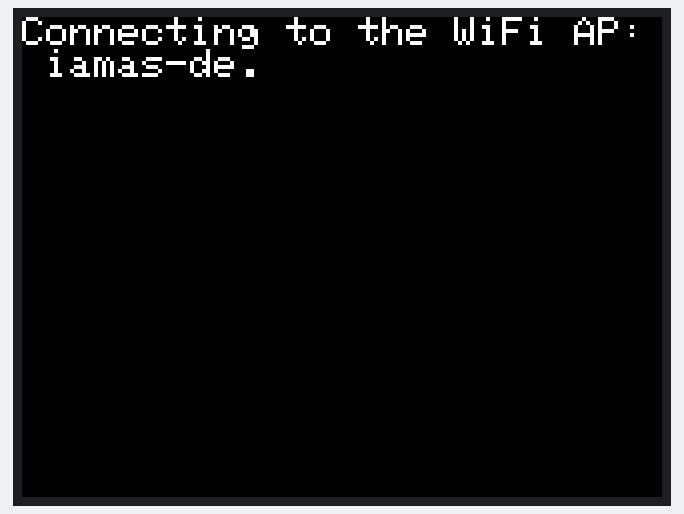
The sketch below on a simulated ESP32. On the bench: 320×240 colour display. WiFi joins after 1.5 s; servers stay silent unless stated.

Above: at 0.7 s.
At 1.7 s:
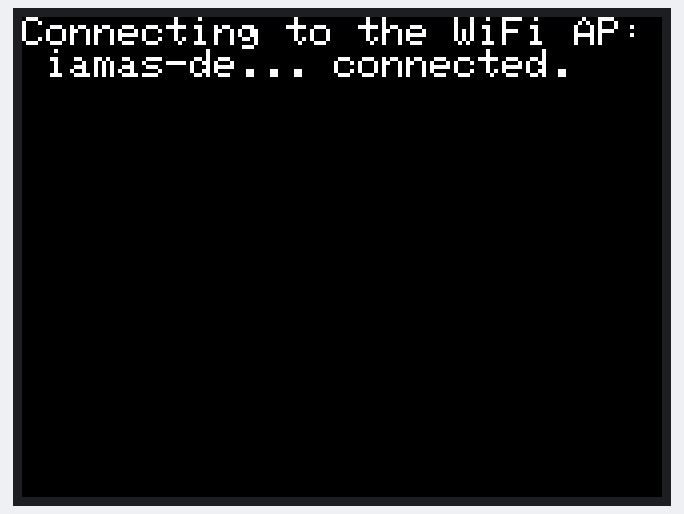
At 4.8 s:
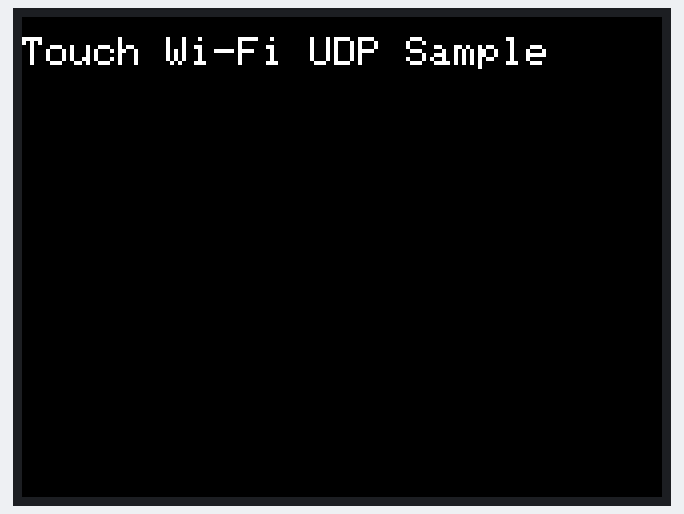

The sketch:

touch_udp.ino
```cpp
#include <M5Stack.h>
#include <WiFi.h>
#include <WiFiUDP.h>
#include "Adafruit_MPR121.h"

String ssid = "iamas-de";        // WiFiのSSIDを指定
String password = "pass-iamas";  // WiFiパスワードを指定

// Wi-Fi UDP の設定
WiFiUDP wifi_udp;
String pc_ip = "XXX.XXX.XXX.XXX";  // 送信先PCのIPアドレスを指定
int pc_port = 12000;  // 送信先PCのポート
int m5_port = 12001;  // M5Stackのポート

Adafruit_MPR121 mpr121 = Adafruit_MPR121();  // タッチセンサライブラリを定義
int i2c_address = 0x5A;                      // タッチセンサのI2Cアドレスを指定

// タッチセンサから個々のValueを取得する関数を定義しています。
// 以後、getTouchedValue関数を呼び出すこそができます。
bool getTouchedValue(uint16_t touched_data, int pin) {
  return (touched_data & (1 << pin)) != 0;
}

void setup() {
  M5.begin();

  // Wi-Fiへ接続開始
  WiFi.begin(ssid.c_str(), password.c_str());

  M5.Lcd.setTextSize(2);
  M5.Lcd.print("Connecting to the WiFi AP: " + ssid);

  while (WiFi.status() != WL_CONNECTED) {
    delay(500);
    M5.Lcd.print(".");
  }

  M5.Lcd.println(" connected.");
  delay(3000);  // "connected."を3秒間表示してから画面を消します。
  M5.Lcd.fillScreen(BLACK);
  // Wi-Fiへ接続完了

  // Touchセンサ初期化開始
  if (!mpr121.begin(i2c_address)) {
    M5.Lcd.println("MPR121 is not found.");
    while (1)
      ;
  }
  // Touchセンサ初期化完了

  M5.Lcd.setCursor(0, 10);
  M5.Lcd.println("Touch Wi-Fi UDP Sample");

  // Wi-Fi UDP 通信の開始
  wifi_udp.begin(m5_port);
}

void loop() {
  // タッチデータを取得
  uint16_t touched_data = mpr121.touched();


  wifi_udp.beginPacket(pc_ip.c_str(), pc_port);
  for (int i = 0; i < 12; i++) {
    // touched_dataから、個々のValueを取得
    bool touched_value = getTouchedValue(touched_data, i);

    if (i != 0) {
      wifi_udp.print(",");
    }
    wifi_udp.print(touched_value);
  }
  wifi_udp.println();
  wifi_udp.endPacket();

  delay(20);
}
```

Measured:
- what the display in image 1 shows lasts 3.1 s, from 1.7 s to 4.8 s
